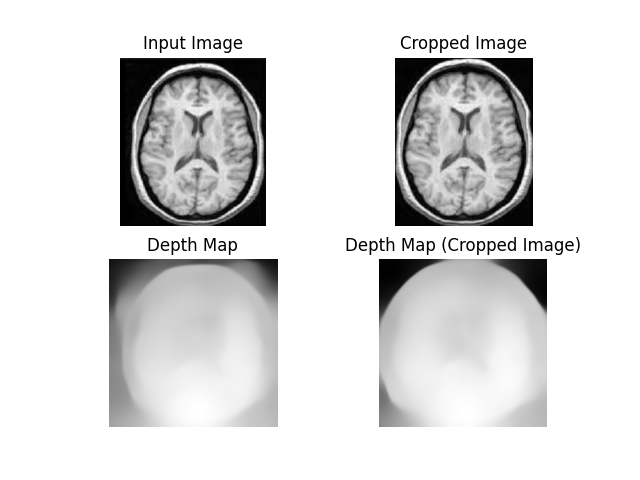
#> input picture Results/preprocessing_depth_results/PD_Screenshot 2023-07-07 210227.png, 640 x 480 px, given in place of Screenshot 2023-07-07 210240.png, which was not available
$ jupyter execute --allow-errors preprocessing.ipynb   (older library calls are emulated)
#> lines starting #> are read from the running program, lines starting #| are printed output that depends on the picture; after the words box and inside, x2 and y2 are one past the last pixel; in counts of white or black regions, pixels touching at a corner belong together; pictures that were not available may be replaced by others from this repository, and a replacement may not be noted
#> further down, example_image is the input picture: shape (480, 640, 3); mean B, G, R 220.8, 220.8, 220.8
[cell 1]
import tensorflow as tf
from keras.layers import Conv2D, Input, ZeroPadding2D, Activation, MaxPooling2D, Flatten, Dense
from keras.models import Model, load_model
from keras.callbacks import TensorBoard, ModelCheckpoint
from sklearn.model_selection import train_test_split
from sklearn.utils import shuffle
import cv2
import imutils
import numpy as np
import matplotlib.pyplot as plt
import time
from os import listdir

[cell 2]
def crop_contour(image, plot=False):
#> called with plot = True
    grayscale = cv2.cvtColor(image, cv2.COLOR_BGR2GRAY)
    grayscale = cv2.GaussianBlur(grayscale, (5,5), 0)
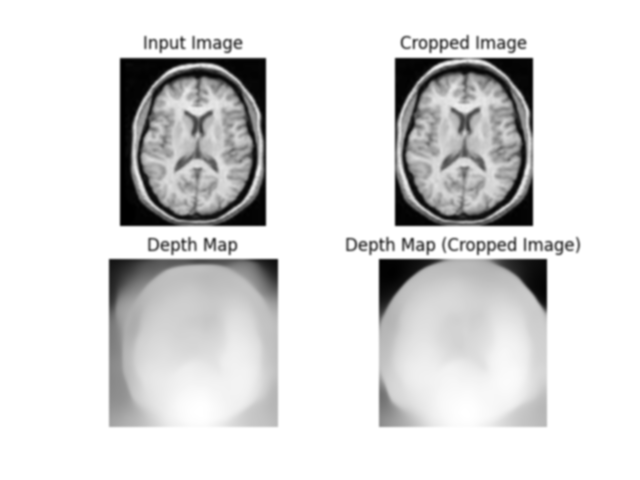
#> grayscale: shape (480, 640); min 0, max 255, mean 220.8
    threshold_image = cv2.threshold(grayscale, 45, 255, cv2.THRESH_BINARY)[1]
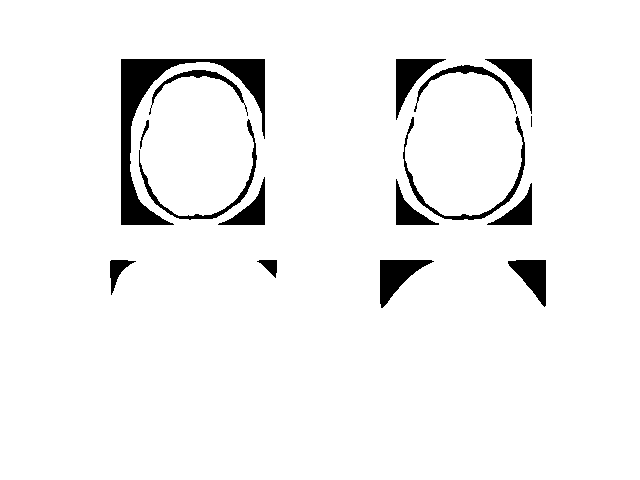
#> threshold_image: shape (480, 640); 95.1% white; 16 black regions (1 under 20 px), largest, box (x1, y1, x2, y2) and area: (121, 59, 265, 225) 5016, (380, 260, 434, 308) 1183, (396, 59, 446, 120) 1092
    threshold_image = cv2.erode(threshold_image, None, iterations=2)
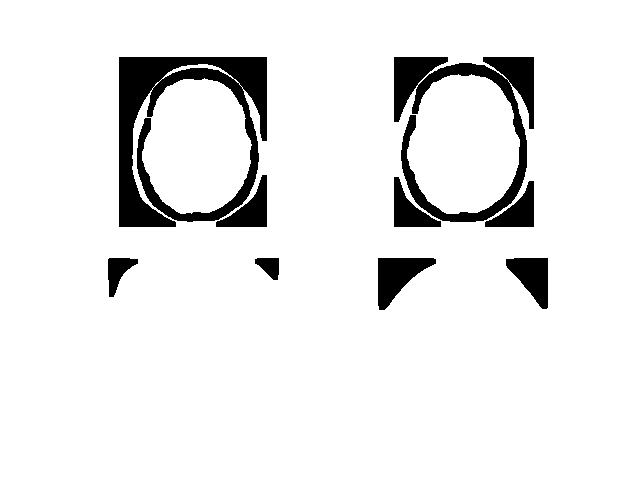
#> threshold_image: shape (480, 640); 92.1% white; 9 black regions, largest, box (x1, y1, x2, y2) and area: (119, 57, 267, 227) 10330, (394, 57, 534, 222) 6792, (378, 258, 436, 310) 1607
    threshold_image = cv2.dilate(threshold_image, None, iterations=2)
#> threshold_image: shape (480, 640); 95.1% white; 14 black regions

    contour = cv2.findContours(threshold_image.copy(), cv2.RETR_EXTERNAL, cv2.CHAIN_APPROX_SIMPLE)
#> contour = 1 contour; box (x1, y1, x2, y2) and area: (0, 0, 640, 480) 306081
    contour = imutils.grab_contours(contour)
#> contour = [[[0, 0], [0, 479], [639, 479], [639, 0]]]
    c = max(contour, key=cv2.contourArea)
#> c = [[0, 0], [0, 479], [639, 479], [639, 0]]

    extreme_pnts_left = tuple(c[c[:,:,0].argmin()][0])
#> extreme_pnts_left = (0, 0)
    extreme_pnts_right = tuple(c[c[:,:,0].argmax()][0])
#> extreme_pnts_right = (639, 479)
    extreme_pnts_top = tuple(c[c[:,:,1].argmin()][0])
#> extreme_pnts_top = (0, 0)
    extreme_pnts_bottom = tuple(c[c[:,:,1].argmax()][0])
#> extreme_pnts_bottom = (0, 479)

    new_image = image[extreme_pnts_top[1]:extreme_pnts_bottom[1], extreme_pnts_left[0]:extreme_pnts_right[0]]
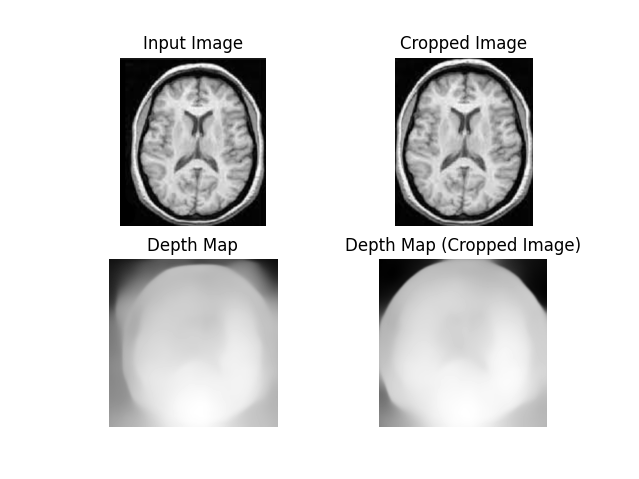
#> new_image: shape (479, 639, 3); mean B, G, R 220.7, 220.7, 220.7

    if plot:
        plt.figure()
        plt.subplot(1,2,1)
        plt.imshow(image)
        plt.tick_params(axis='both', which='both',
                        top=False, bottom=False, left=False, right=False,
                        labeltop=False, labelbottom=False, labelleft=False, labelright=False)
        plt.title('Original Image')

        plt.subplot(1,2,2)
        plt.imshow(new_image)
        plt.tick_params(axis='both', which='both',
                        top=False, bottom=False, left=False, right=False,
                        labeltop=False, labelbottom=False, labelleft=False, labelright=False)
        plt.title('Cropped Image')
        plt.show()

    return new_image

[cell 3]
example_image_path = r'C:\Project_IITR\Skull_Stripping\Images\Screenshot 2023-07-07 210240.png'
example_image = cv2.imread(example_image_path)
example_new_image = crop_contour(example_image, plot=True)
print(example_image.shape)
#| (480, 640, 3)
print(example_new_image.shape)
#| (479, 639, 3)

[cell 4]
import torch

# Download MiDaS dataset
#> (the rest of this cell did not finish here and is left out)

[cell 5]
# Resize image to match MiDaS model input size
resized_image = cv2.resize(example_image, (384, 384))
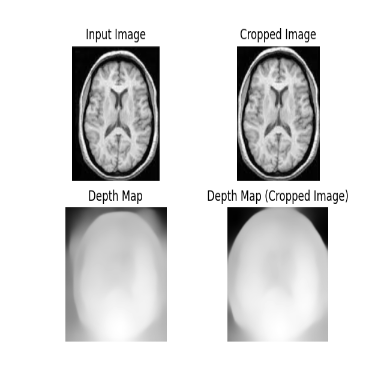
#> resized_image: shape (384, 384, 3); mean B, G, R 220.6, 220.6, 220.6
print(resized_image.shape)
#| (384, 384, 3)

# Normalize image
normalized_image = resized_image / 255.0

# Convert image to tensor-like format (add batch dimension)
input_tensor = np.transpose(normalized_image, (2, 0, 1))
input_tensor = np.expand_dims(input_tensor, axis=0)

# Convert input to torch tensor
#> (the rest of this cell did not finish here and is left out)

$ run again, on Results/preprocessing_depth_results/PD_Screenshot 2023-07-08 193030.png
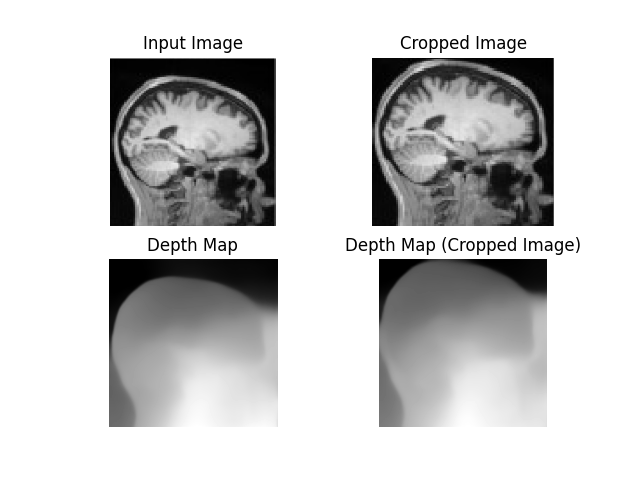
#> input picture Results/preprocessing_depth_results/PD_Screenshot 2023-07-08 193030.png, 640 x 480 px, given in place of Screenshot 2023-07-07 210240.png, which was not available
#> example_image is the input picture: shape (480, 640, 3); min 0, max 255, mean 202.5
#> in crop_contour, `threshold_image = cv2.dilate(threshold_image, None, iterations=2)`:
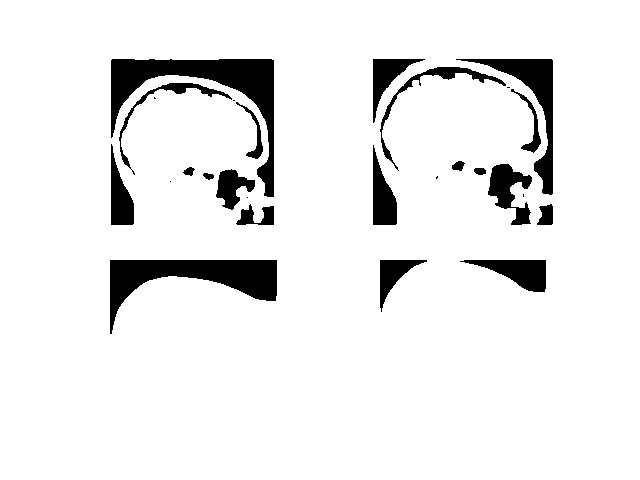
#> threshold_image: shape (480, 640); 92.1% white; 27 black regions (7 under 20 px)
#> in crop_contour, `contour = cv2.findContours(threshold_image.copy(), cv2.RETR_EXTERNAL, ..`: contour = 1 contour; box (x1, y1, x2, y2) and area: (0, 0, 640, 480) 306081
#> in crop_contour, `contour = imutils.grab_contours(contour)`: contour = [[[0, 0], [0, 479], [639, 479], [639, 0]]]
#> c = [[0, 0], [0, 479], [639, 479], [639, 0]]
#> extreme_pnts_left = (0, 0)
#> extreme_pnts_right = (639, 479)
#> extreme_pnts_top = (0, 0)
#> extreme_pnts_bottom = (0, 479)
#| (480, 640, 3)
#| (479, 639, 3)
#> `resized_image = cv2.resize(example_image, (384, 384))`:
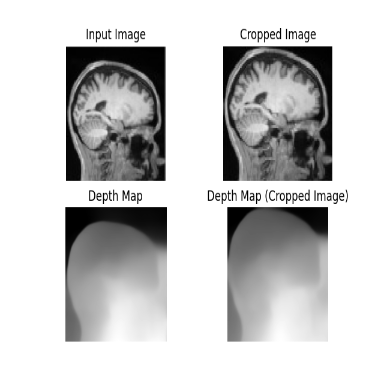
#> resized_image: shape (384, 384, 3); min 0, max 255, mean 202.3
#| (384, 384, 3)
